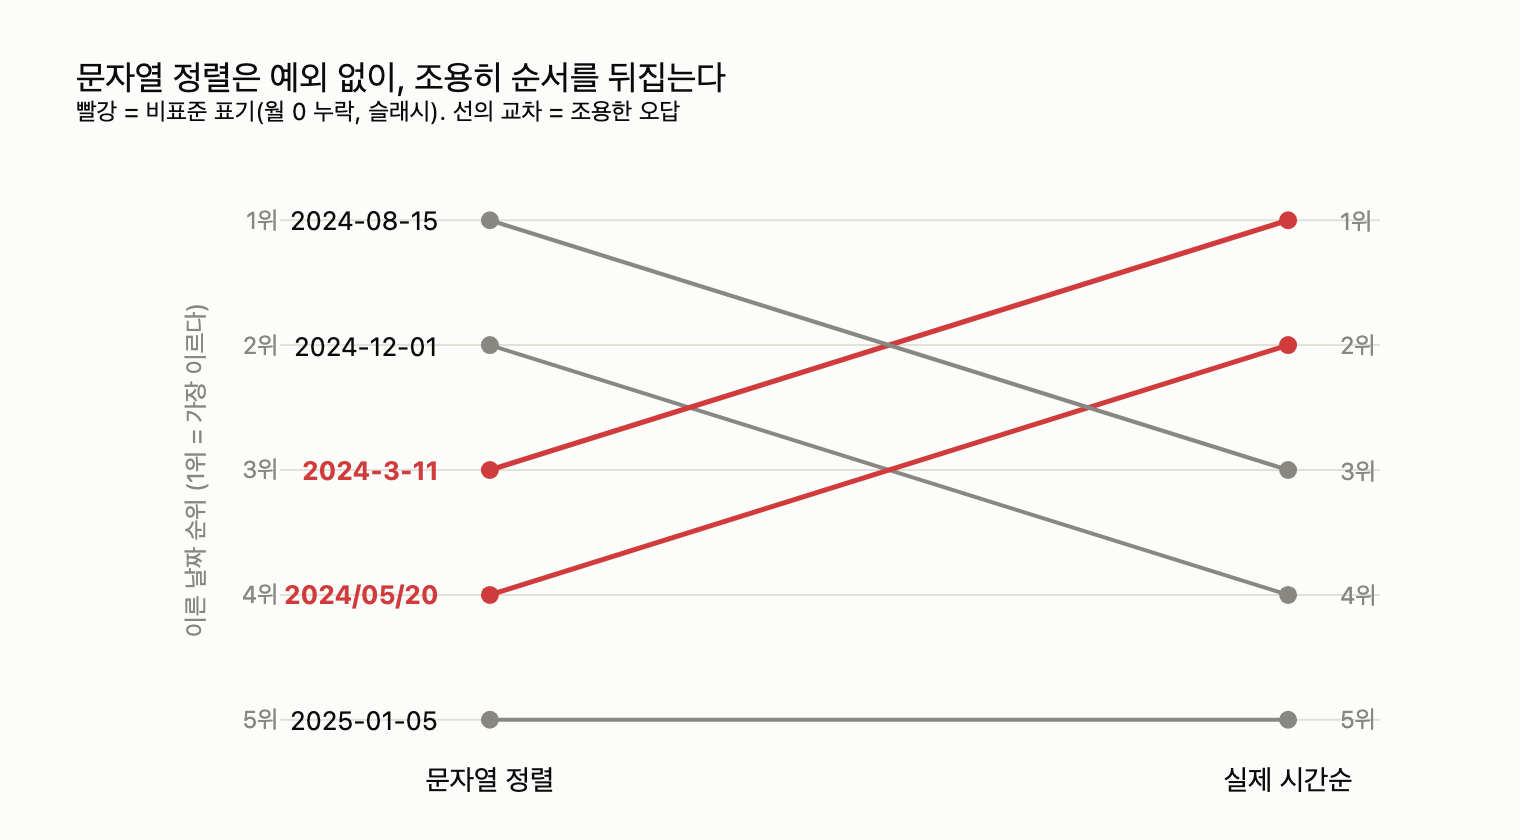

Generate this figure with Python:
# %% [markdown]
# # 날짜를 문자열로 비교하면 어떤 방식으로 틀리는가
#
# **답: 예외가 나지 않고 조용히 반대로 정렬된다. 그래서 발견이 늦다.**
#
# 문자열 비교는 사전순(lexicographic)이다. 왼쪽부터 문자 코드를 한 자리씩 비교하기
# 때문에, 모든 값이 `YYYY-MM-DD`처럼 **자릿수가 완전히 같을 때만** 우연히 시간순과
# 일치한다. 자릿수가 하나라도 어긋나는 순간(`2024-3-11`, `2024/03/11`, `2024-08` 등)
# 비교 결과가 뒤집히는데, 이때 아무런 예외도 발생하지 않는다.
#
# 이 스크립트는 16장 예제 3(`ex3_string_dates.py`)의 내용을 단계별로 재현한다.

# %%
# 필요 패키지: plotly, kaleido (시각화 셀에서만 사용. 나머지 셀은 표준 라이브러리만 사용)
from datetime import date


def _show(fig):
    try:
        from IPython import get_ipython
        if get_ipython() is not None:  # VSCode 셀/Jupyter에서만 렌더링
            fig.show()
    except ImportError:
        pass


# %% [markdown]
# ## 1단계 — 틀리는 원리: 사전순은 문자 코드 순이다
#
# `"2024-3-11"`과 `"2024-12-01"`을 비교해 보자. 다섯 번째 글자에서
# `'3'`(코드 51)과 `'1'`(코드 49)이 맞붙는데, `'3' > '1'`이므로 문자열 비교는
# **3월이 12월보다 크다(늦다)**고 답한다.
#
# $$\text{"2024-3-11"} > \text{"2024-12-01"} \quad (\text{문자열}) \qquad
# \text{3월 11일} < \text{12월 1일} \quad (\text{실제})$$

# %%
a, b = "2024-3-11", "2024-12-01"

print(f"문자열 비교:  {a!r} > {b!r}  →  {a > b}")
print(f"실제 날짜:    date(2024,3,11) > date(2024,12,1)  →  {date(2024, 3, 11) > date(2024, 12, 1)}")

# 어느 자리에서 승부가 났나
for i, (ca, cb) in enumerate(zip(a, b)):
    if ca != cb:
        print(f"결정 지점: {i}번째 글자 {ca!r}(코드 {ord(ca)}) vs {cb!r}(코드 {ord(cb)}) → {ca!r} 승")
        break

# 출력: 문자열 비교:  '2024-3-11' > '2024-12-01'  →  True
# 출력: 실제 날짜:    date(2024,3,11) > date(2024,12,1)  →  False
# 출력: 결정 지점: 5번째 글자 '3'(코드 51) vs '1'(코드 49) → '3' 승

# %% [markdown]
# ## 2단계 — 「조용히」가 핵심: 예외 없이 정렬이 뒤집힌다
#
# 타입 오류라면 그 자리에서 터져서 바로 고쳤을 것이다. 문자열 날짜는
# `sorted()`가 **정상적으로 완료**되고, 결과만 반대다. 로그에도, 모니터링에도
# 아무것도 남지 않는다 — 그래서 발견이 늦다.

# %%
dates_str = ["2024-12-01", "2024-3-11", "2024/05/20", "2024-08-15", "2025-01-05"]


def parse(s):
    """실무에서 흔히 쓰는 관대한 파서. 이 관대함이 사고를 만든다."""
    s = s.replace("/", "-").split("T")[0]
    parts = [int(x) for x in s.split("-")]
    while len(parts) < 3:
        parts.append(1)
    return date(*parts)


by_string = sorted(dates_str)                    # 예외 없음. 그냥 성공한다.
by_date = sorted(dates_str, key=parse)           # 시간순 정답

print("문자열 정렬:", by_string)
print("시간순 정렬:", by_date)
print("일치 여부  :", by_string == by_date)

# 출력: 문자열 정렬: ['2024-08-15', '2024-12-01', '2024-3-11', '2024/05/20', '2025-01-05']
# 출력: 시간순 정렬: ['2024-3-11', '2024/05/20', '2024-08-15', '2024-12-01', '2025-01-05']
# 출력: 일치 여부  : False
#
# 3월(2024-3-11)이 12월 뒤로, 5월(2024/05/20)이 그보다 더 뒤로 밀렸다.
# 비표준 표기 2건이 끼어들자 정렬 전체가 뒤집혔는데, 예외는 한 번도 나지 않았다.

# %% [markdown]
# ## 3단계 — 실무 사고 재현: 유효 기간 자르기가 무너진다
#
# 책의 사례: 외부 시스템에서 들어온 날짜 일부가 `2024-3-11` 형식이었고,
# 그 레코드들(전체의 4%)만 계약 만료 계산이 틀렸다. 월별 집계는 멀쩡해서
# 오차 범위처럼 보였고, 고객이 「우리 계약 왜 만료됐냐」고 전화한 뒤에야 발견됐다.

# %%
# 외부 피드에서 들어온 기준일(비표준 표기)과 만료일을 비교한다
record_date = "2026-9-15"     # 실제로는 9월 15일
expires_at = "2026-10-31"    # 만료일은 10월 31일 — 아직 유효해야 한다

expired_by_string = record_date > expires_at
expired_by_date = parse(record_date) > parse(expires_at)

print(f"문자열 비교: {record_date!r} > {expires_at!r} → {expired_by_string}  → 만료 처리(오답)")
print(f"날짜 비교  : {parse(record_date)} > {parse(expires_at)} → {expired_by_date}  → 유효(정답)")

# 출력: 문자열 비교: '2026-9-15' > '2026-10-31' → True  → 만료 처리(오답)
# 출력: 날짜 비교  : 2026-09-15 > 2026-10-31 → False  → 유효(정답)
#
# '9' > '1' 하나 때문에 살아 있는 계약이 만료로 처리된다. 역시 예외는 없다.

# %% [markdown]
# ## 4단계 — 언제 배신하나: 6가지 표기 케이스 (책 예제 3)
#
# 자릿수가 완전히 같은 첫 케이스만 우연히 맞고, 나머지 다섯은 전부 틀린다.

# %%
CASES = [
    ("자릿수가 맞을 때", "2024-03-11", "2025-06-02"),
    ("월에 0이 빠졌을 때", "2024-3-11", "2024-12-01"),
    ("연-월만 있을 때", "2024-08", "2024-8"),
    ("슬래시 표기가 섞였을 때", "2024/03/11", "2024-06-02"),
    ("연도만 있을 때", "2024", "2024-01-01"),
    ("시각이 붙었을 때", "2024-03-11", "2024-03-11T09:00"),
]


def cmp3(x, y):
    return "A<B" if x < y else ("A=B" if x == y else "A>B")


mismatch = 0
print(f"{'상황':<16} {'A':<12} {'B':<18} {'문자열':>6} {'날짜':>5} 같나")
for label, sa, sb in CASES:
    s_cmp, d_cmp = cmp3(sa, sb), cmp3(parse(sa), parse(sb))
    same = s_cmp == d_cmp
    mismatch += not same
    print(f"{label:<16} {sa:<12} {sb:<18} {s_cmp:>6} {d_cmp:>5} {'예' if same else '아니오 ←'}")
print(f"\n6건 중 {mismatch}건에서 문자열 비교가 틀린 답을 낸다.")

# 출력: 상황               A            B                     문자열    날짜 같나
# 출력: 자릿수가 맞을 때        2024-03-11   2025-06-02            A<B   A<B 예
# 출력: 월에 0이 빠졌을 때      2024-3-11    2024-12-01            A>B   A<B 아니오 ←
# 출력: 연-월만 있을 때        2024-08      2024-8                A<B   A=B 아니오 ←
# 출력: 슬래시 표기가 섞였을 때   2024/03/11   2024-06-02            A>B   A<B 아니오 ←
# 출력: 연도만 있을 때         2024         2024-01-01            A<B   A=B 아니오 ←
# 출력: 시각이 붙었을 때        2024-03-11   2024-03-11T09:00      A<B   A=B 아니오 ←
# 출력:
# 출력: 6건 중 5건에서 문자열 비교가 틀린 답을 낸다.

# %% [markdown]
# ## 5단계 — 시각화: 정렬이 「조용히 뒤집히는」 모습
#
# 2단계의 다섯 레코드를 범프 차트로 그린다. 왼쪽이 문자열 정렬 순위,
# 오른쪽이 실제 시간순 순위다. 비표준 표기 2건(빨강)이 잘못된 자리에
# 끼어들면서 표준 표기 레코드들까지 줄줄이 밀려난다 — 선이 교차하는
# 만큼이 「조용한 오답」이다.

# %%
import os

import plotly.graph_objects as go

# 색: dataviz 참조 팔레트 (light) — 상태색 critical은 비표준 표기 전용
INK, MUTED, GRID, SURFACE = "#0b0b0b", "#898781", "#e1e0d9", "#fcfcfb"
CRITICAL, NEUTRAL = "#d03b3b", "#898781"

n = len(dates_str)
rank_str = {v: i + 1 for i, v in enumerate(by_string)}   # 1 = 가장 이르다고 판단
rank_real = {v: i + 1 for i, v in enumerate(by_date)}
bad = {"2024-3-11", "2024/05/20"}                        # 비표준 표기

fig = go.Figure()
for v in dates_str:
    is_bad = v in bad
    color = CRITICAL if is_bad else NEUTRAL
    fig.add_trace(go.Scatter(
        x=["문자열 정렬", "실제 시간순"], y=[rank_str[v], rank_real[v]],
        mode="lines+markers",
        line=dict(color=color, width=2.5 if is_bad else 2),
        marker=dict(size=9, color=color),
        hovertemplate=f"{v}<br>문자열 순위 %{{y}}<extra></extra>",
        showlegend=False,
    ))
    fig.add_annotation(x=-0.06, y=rank_str[v], xref="x", yref="y",
                       text=f"<b>{v}</b>" if is_bad else v,
                       font=dict(color=CRITICAL if is_bad else INK, size=13),
                       showarrow=False, xanchor="right")
    fig.add_annotation(x=1.06, y=rank_real[v], xref="x", yref="y",
                       text=f"{rank_real[v]}위", font=dict(color=MUTED, size=12),
                       showarrow=False, xanchor="left")

fig.update_layout(
    title=dict(text="문자열 정렬은 예외 없이, 조용히 순서를 뒤집는다<br>"
                    "<sup>빨강 = 비표준 표기(월 0 누락, 슬래시). 선의 교차 = 조용한 오답</sup>",
               font=dict(color=INK, size=17)),
    paper_bgcolor=SURFACE, plot_bgcolor=SURFACE,
    font=dict(family="system-ui, -apple-system, Segoe UI, sans-serif", color=INK),
    xaxis=dict(tickfont=dict(size=14, color=INK), showgrid=False, zeroline=False),
    yaxis=dict(autorange="reversed", tickmode="array",
               tickvals=list(range(1, n + 1)),
               ticktext=[f"{i}위" for i in range(1, n + 1)],
               tickfont=dict(color=MUTED), gridcolor=GRID, zeroline=False,
               title=dict(text="이른 날짜 순위 (1위 = 가장 이르다)",
                          font=dict(color=MUTED, size=12))),
    margin=dict(l=140, r=70, t=90, b=40), width=760, height=420,
)
_show(fig)

_here = os.path.dirname(os.path.abspath(__file__)) if "__file__" in globals() else "."
fig.write_image(os.path.join(_here, "expy.png"), scale=2)
print("expy.png 저장 완료")

# 출력: expy.png 저장 완료

# %% [markdown]
# ## 정리
#
# - **틀리는 방식**: 타입 에러도, 파싱 예외도 없다. `sorted()`와 `>`가 정상 완료되고
#   결과만 반대다. 월별 집계는 멀쩡해 보여서(사례에서는 오류가 4%뿐) 발견이 늦다.
# - **예방법 두 가지** (16장 16.3절):
#   1. **적재 시점에 날짜 타입으로 파싱한다.** 문자열로 두지 않는다.
#   2. **파싱 실패는 차단 등급 위반으로 올린다** (13장). 조용히 원본 문자열로
#      남겨 두면 1번이 무력해진다.
